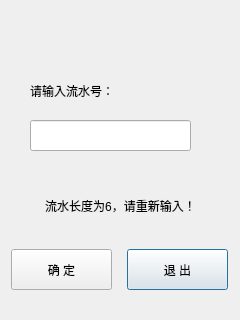
<?xml version="1.0" encoding="UTF-8"?>
<ui version="4.0">
 <class>ReTypeByTrace</class>
 <widget class="QDialog" name="ReTypeByTrace">
  <property name="geometry">
   <rect>
    <x>0</x>
    <y>0</y>
    <width>240</width>
    <height>320</height>
   </rect>
  </property>
  <property name="windowTitle">
   <string>Dialog</string>
  </property>
  <widget class="QLabel" name="label">
   <property name="geometry">
    <rect>
     <x>30</x>
     <y>70</y>
     <width>151</width>
     <height>41</height>
    </rect>
   </property>
   <property name="text">
    <string>请输入流水号：</string>
   </property>
  </widget>
  <widget class="QLineEdit" name="lineEdit">
   <property name="geometry">
    <rect>
     <x>30</x>
     <y>120</y>
     <width>161</width>
     <height>31</height>
    </rect>
   </property>
   <property name="maxLength">
    <number>6</number>
   </property>
  </widget>
  <widget class="QPushButton" name="pushButton">
   <property name="geometry">
    <rect>
     <x>127</x>
     <y>249</y>
     <width>101</width>
     <height>41</height>
    </rect>
   </property>
   <property name="text">
    <string>退 出</string>
   </property>
  </widget>
  <widget class="QLabel" name="label_2">
   <property name="geometry">
    <rect>
     <x>10</x>
     <y>190</y>
     <width>221</width>
     <height>31</height>
    </rect>
   </property>
   <property name="text">
    <string>流水长度为6，请重新输入！</string>
   </property>
   <property name="alignment">
    <set>Qt::AlignCenter</set>
   </property>
  </widget>
  <widget class="QPushButton" name="pushButton_2">
   <property name="geometry">
    <rect>
     <x>11</x>
     <y>249</y>
     <width>101</width>
     <height>41</height>
    </rect>
   </property>
   <property name="text">
    <string>确 定</string>
   </property>
  </widget>
 </widget>
 <resources/>
 <connections/>
</ui>
